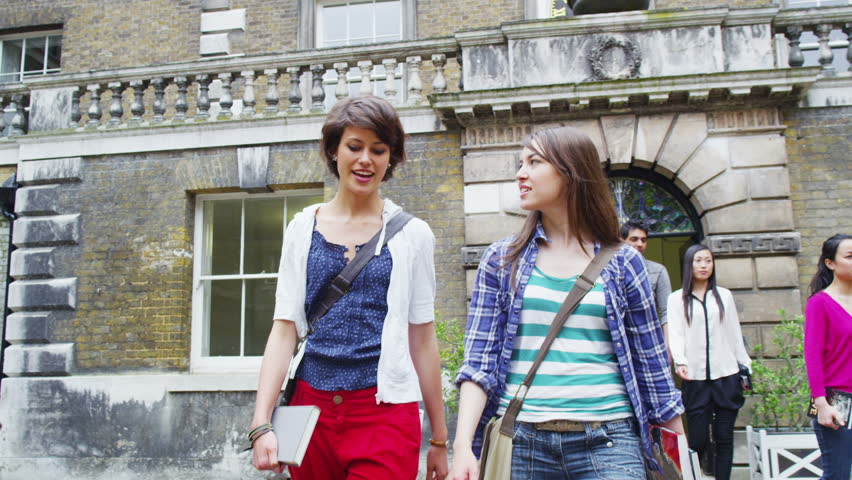
#> input picture students.jpg, 852 x 480 px
$ jupyter execute channel-mixing-technicolor.ipynb   (shell and % lines are left out)
#> lines starting #> are read from the running program, lines starting #| are printed output that depends on the picture
#> further down, bgr_image is the input picture: shape (480, 852, 3); mean B, G, R 142.5, 140.4, 145
# Channel Mixing (seeing in technicolor)

This notebook explores modifying the colors of an image using all of the color information from the original image.  This means that we can create each color channel value in the resulting image using the values from all of the channels present in the original image.  It also means that no information from other pixels in the image will be used to generate the output color at any pixel location.

The transformation of the input image pixel values to the output image pixel values can be summarized as a function describing each output pixel value in terms of the input image pixel values:

$$ b_{output} = f_b( b_{input}, g_{input}, r_{input} ) $$

$$ g_{output} = f_g( b_{input}, g_{input}, r_{input} ) $$

$$ r_{output} = f_r( b_{input}, g_{input}, r_{input} ) $$

Note that in the functions that we define below, we can remap the colors in-place.  That is, once we have read the values of the original image, we can replace them in the image with the result.  This is possible only because we do not use information from any other pixel to create the value for any output pixel.  If that were the case, we would need to write the remapped values to a buffer so that the original image values would be available for further processing.

As we will see below, using this technique creates some major color distortions.  So creating less obvious effects will not likely use this technique.

[cell 1]

import cv2
from matplotlib import pyplot as plt

---
The [_Technicolor Process 1_](https://en.wikipedia.org/wiki/Technicolor#Process_1) was additive and colors resemble the use of Red and Green channels, and since these colors cannot mix to gray, a Value channel is added.  The resulting colorspace has these components: RGV.

Converting a BGR image to these remapped colors replaces the Blue value of the image with the minimum of all the color channels at a pixel.  Simply removing the Blue channel would turn grays and blues yellow.

[cell 2]
def Technicolor1(src,dst):
    b, g, r = cv2.split(src)
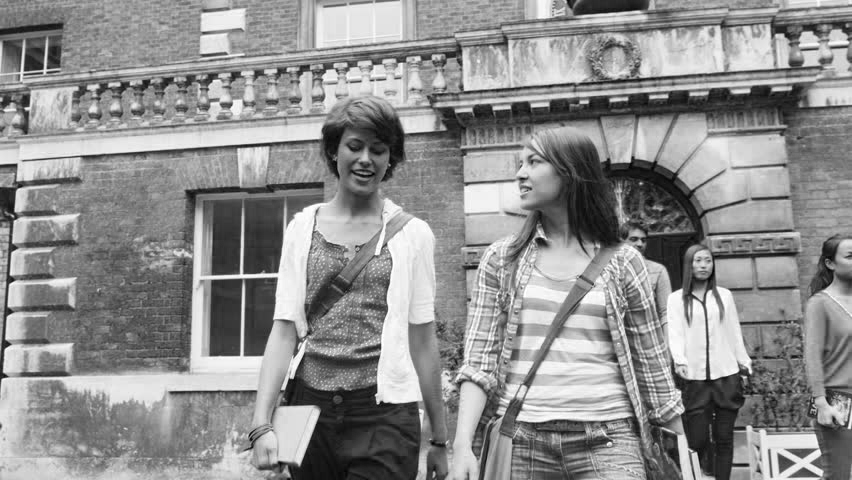
#> b: shape (480, 852); min 0, max 255, mean 142.5
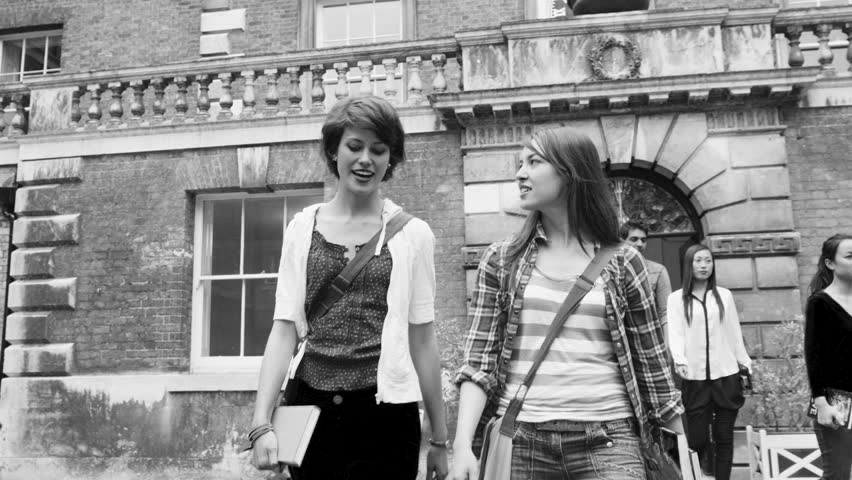
#> g: shape (480, 852); min 0, max 255, mean 140.4
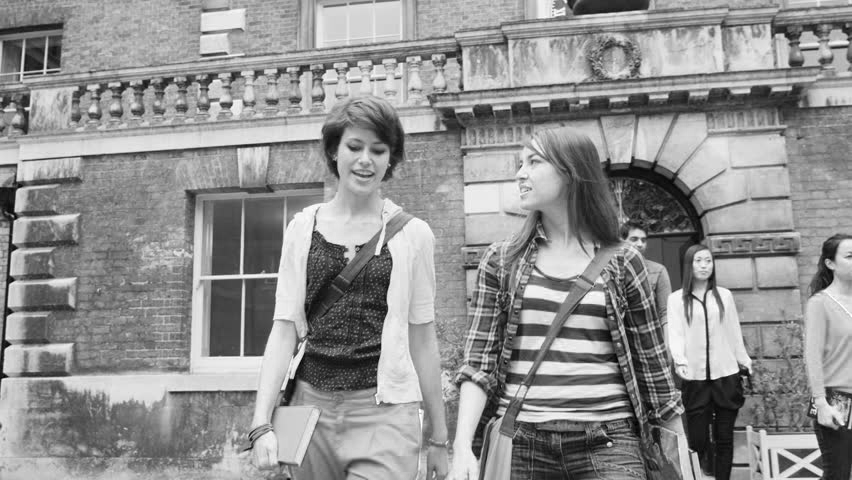
#> r: shape (480, 852); min 0, max 255, mean 145
    cv2.min(b,g,b)
    cv2.min(b,r,b)
    cv2.merge((b, g, r), dst)

---
The [_Technicolor Process 2_](https://en.wikipedia.org/wiki/Technicolor#Process_2) was subtractive and the colors resemble a simple Red and Cyan color space.  Blue and Green can mix to make Cyan, so we can average these two original image colors to make the resulting output color.  We can put the Cyan value into both the Blue and Green values of the output image.

[cell 3]
def Technicolor2(src,dst):
    b, g, r = cv2.split(src)
    cv2.addWeighted(b, 0.5, g, 0.5, 0, b)
    cv2.merge((b, b, r), dst)

---
CGA graphics of the 1980s were targeted to the limited color capabilities available with computer graphics at the time ([8 bit Palettes](https://en.wikipedia.org/wiki/List_of_8-bit_computer_hardware_palettes#CGA)). _CGA Palette 1_ resembles a Cyan and Magenta color space.  Since Cyan and Magenta cannot mix to gray, a Value channel is included.

Converting to this palette is similar to the _Technicolor Process 1_ conversion, but here we are removing Yellow rather than Blue.  We can do this by moving the Blue channel output to the maximum value of all channels in the input image.

[cell 4]
def CGAPalette1(src,dst):
    b, g, r = cv2.split(src)
    cv2.max(b,g,b)
    cv2.max(b,r,b)
    cv2.merge((b, g, r), dst)

---
Lets read in an image in full BGR color and see what these transformations do to the image.  Here we have an image of students that includes a number of colors and includes whites and grays as well.

[cell 5]
bgr_image = cv2.imread('students.jpg')
rgb_image = cv2.cvtColor(bgr_image, cv2.COLOR_BGR2RGB)

Lets make a copy of the image to process using each of the above techniques.

[cell 6]
tc1 = bgr_image.copy()
tc2 = bgr_image.copy()
cga = bgr_image.copy()

And now lets remap the colors of those image copies in place for each technique.

[cell 7]
Technicolor1(tc1,tc1); tc1 = cv2.cvtColor(tc1, cv2.COLOR_BGR2RGB)
#> after `Technicolor1(tc1, tc1)`:
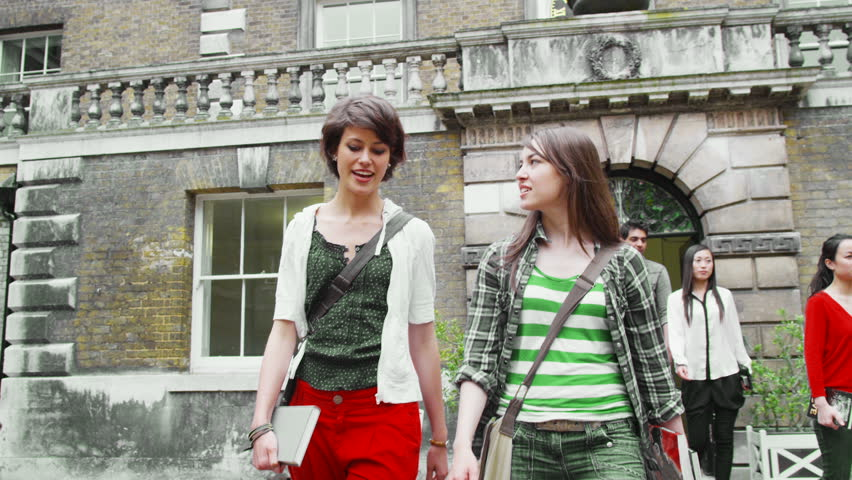
#> tc1: shape (480, 852, 3); mean B, G, R 129.5, 140.4, 145
Technicolor2(tc2,tc2); tc2 = cv2.cvtColor(tc2, cv2.COLOR_BGR2RGB)
#> in Technicolor2, `cv2.addWeighted(b, 0.5, g, 0.5, 0, b)`:
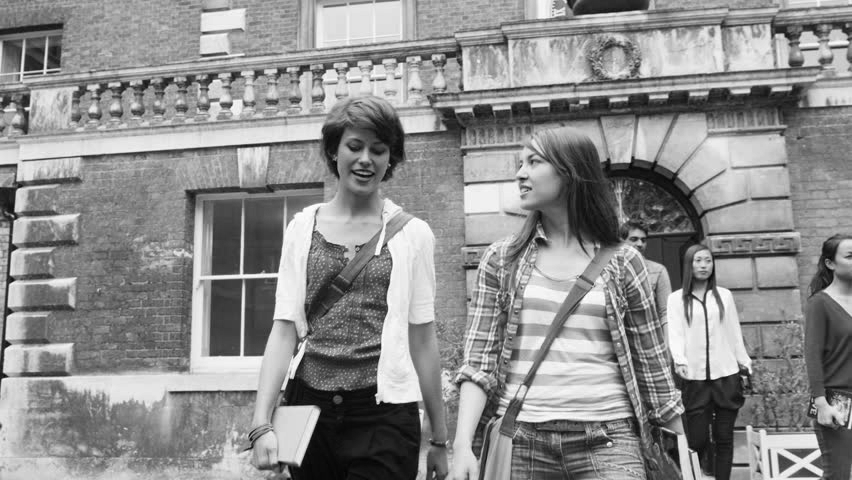
#> b: shape (480, 852); min 4, max 255, mean 141.4
#> after `Technicolor2(tc2, tc2)`:
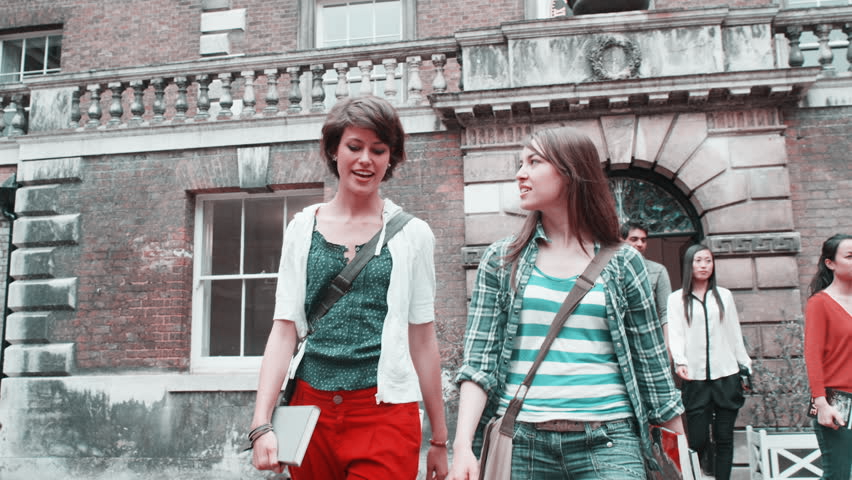
#> tc2: shape (480, 852, 3); mean B, G, R 141.4, 141.4, 145
CGAPalette1(cga,cga);  cga = cv2.cvtColor(cga, cv2.COLOR_BGR2RGB)
#> after `CGAPalette1(cga, cga)`:
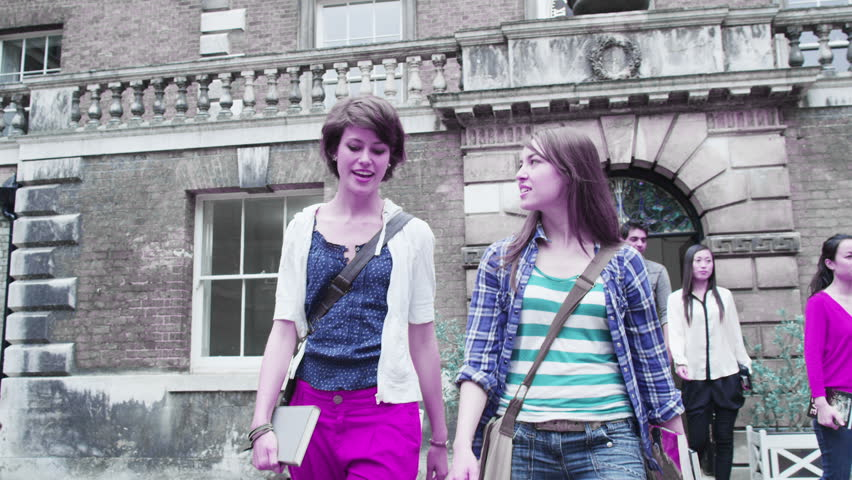
#> cga: shape (480, 852, 3); mean B, G, R 156.2, 140.4, 145

---
Lets look at the results for the _Technicolor Process 1_ mapping.  The original image is on the left, with the remapped image on the right.  You can see that this retains Red and grayscale, but Blue colors turn Green and colors with Blue components become modified.

[cell 8]
fig,ax = plt.subplots(1,2)
fig.set_size_inches(16.0,5.0); fig.set_dpi(80)
fig.suptitle('Technicolor Process 1',fontsize=14)

ax[0].set_axis_off();ax[1].set_axis_off()
ax[0].imshow(rgb_image); ax[1].imshow(tc1)

---
Below are the results for the _Technicolor Process 2_ mapping.  The original image is on the left, with the remapped image on the right.  You can see that this also retains Red and grayscale, but Blue colors turn Green and colors with Blue components become modified.  In some cases less obviously and in others more so.

[cell 9]
fig,ax = plt.subplots(1,2)
fig.set_size_inches(16.0,5.0); fig.set_dpi(80)
fig.suptitle('Technicolor Process 2',fontsize=14)

ax[0].set_axis_off();ax[1].set_axis_off()
ax[0].imshow(rgb_image); ax[1].imshow(tc2)

---
Below are the results for the _CGA Palette 1_ mapping.  The original image is on the left, with the remapped image on the right.  You can see that the removal of Yellow from the image converts many colors quite significantly.  Blues seem to be retained with only slight modifications here.

[cell 10]
fig,ax = plt.subplots(1,2)
fig.set_size_inches(16.0,5.0); fig.set_dpi(80)
fig.suptitle('CGA Palette 1',fontsize=14)

ax[0].set_axis_off();ax[1].set_axis_off()
ax[0].imshow(rgb_image); ax[1].imshow(cga)

$ run again, with biz-group2.jpg copied over students.jpg
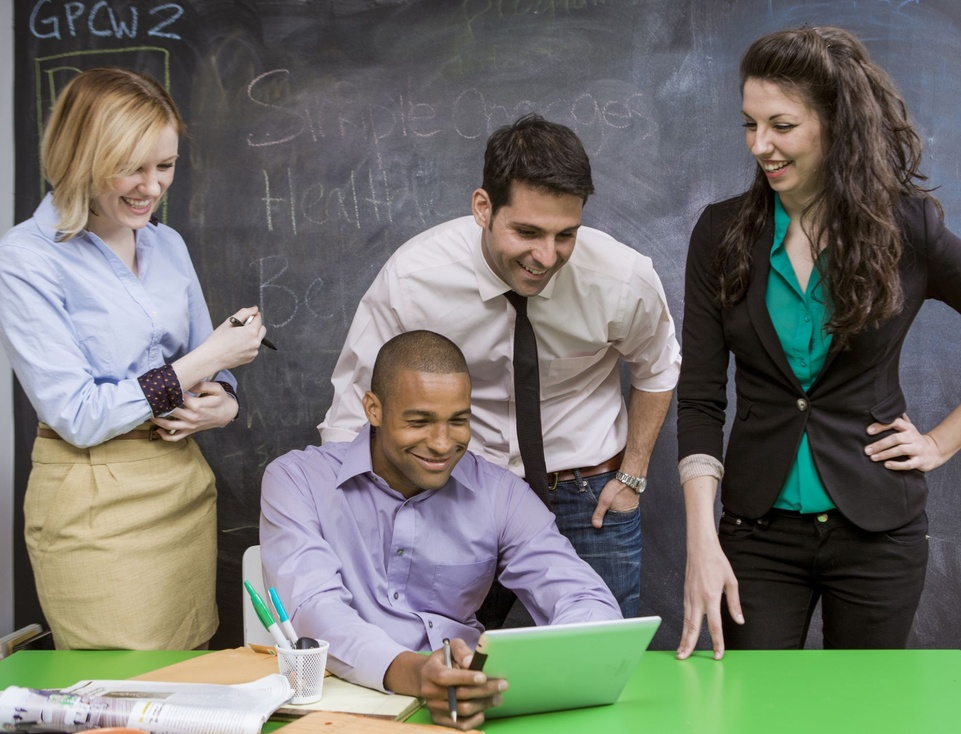
#> input picture biz-group2.jpg, 961 x 734 px, shrunk from 1983 x 1514 before the run
#> bgr_image is the input picture: shape (734, 961, 3); mean B, G, R 108, 114.2, 113.7
#> in Technicolor2, `cv2.addWeighted(b, 0.5, g, 0.5, 0, b)`:
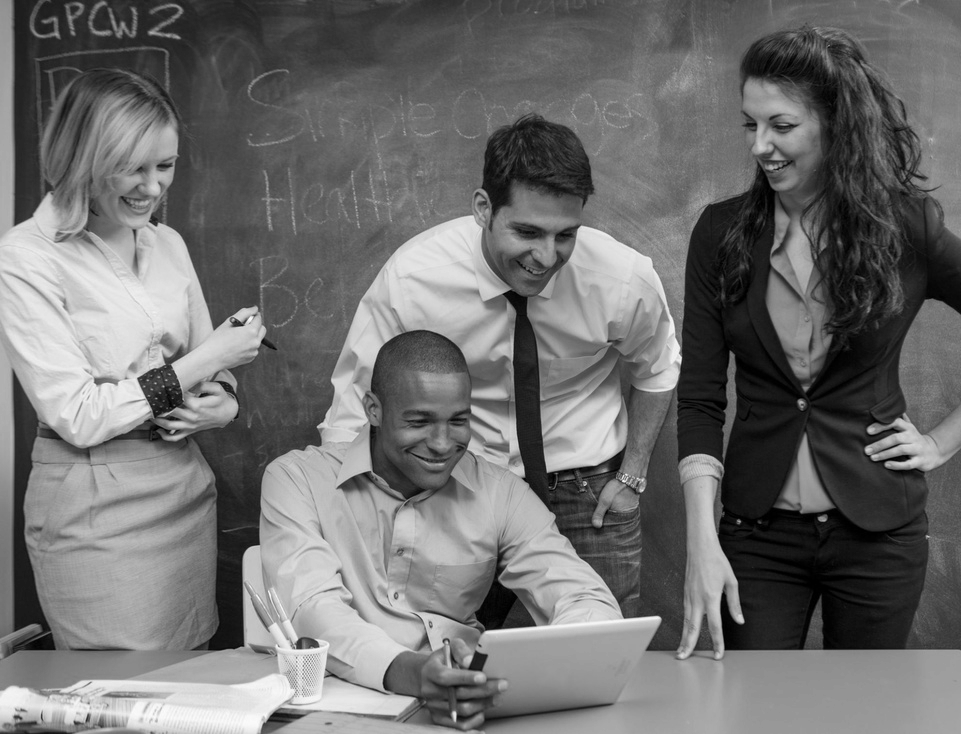
#> b: shape (734, 961); min 0, max 252, mean 111.1
#> `CGAPalette1(cga, cga)`:
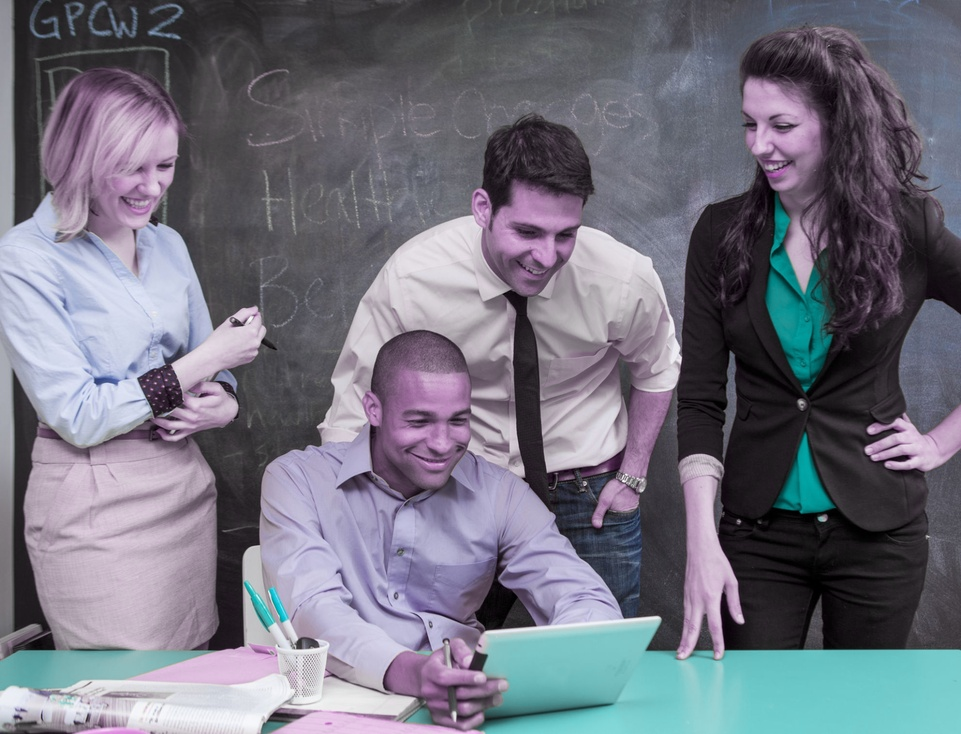
#> cga: shape (734, 961, 3); mean B, G, R 126.7, 114.2, 113.7
